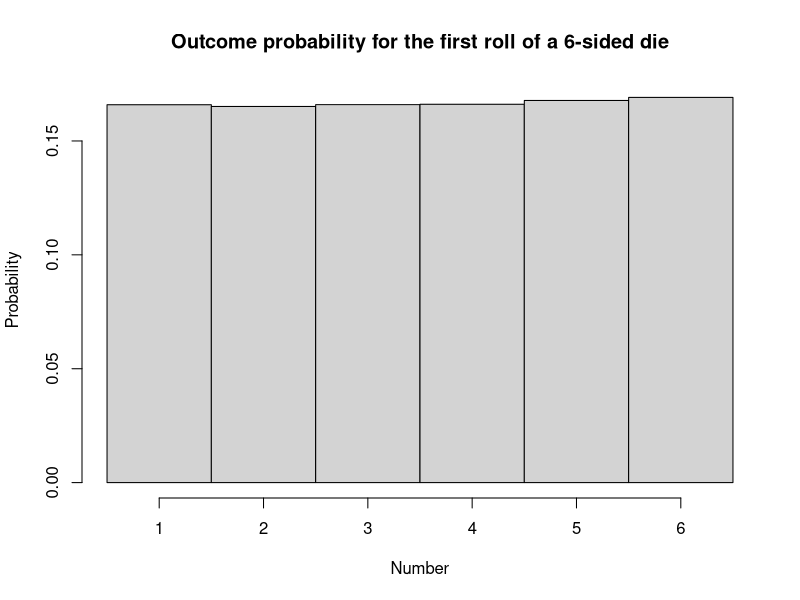
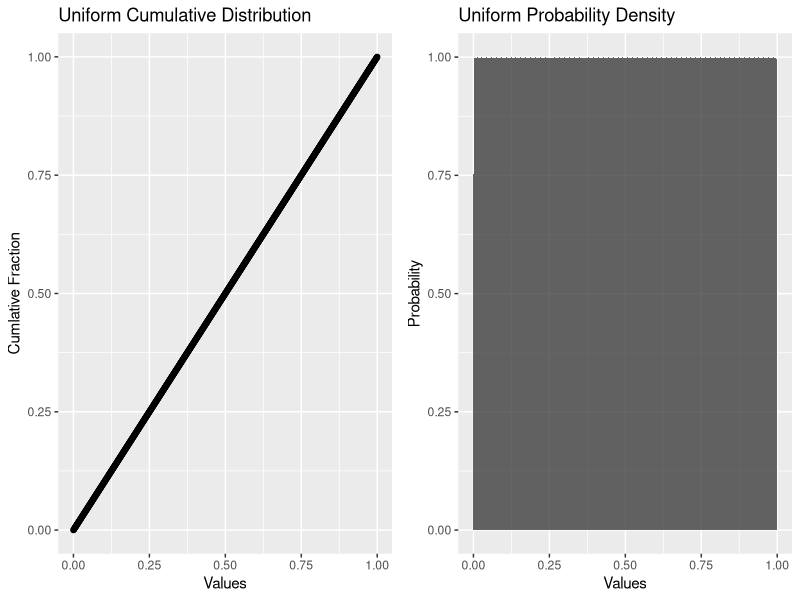
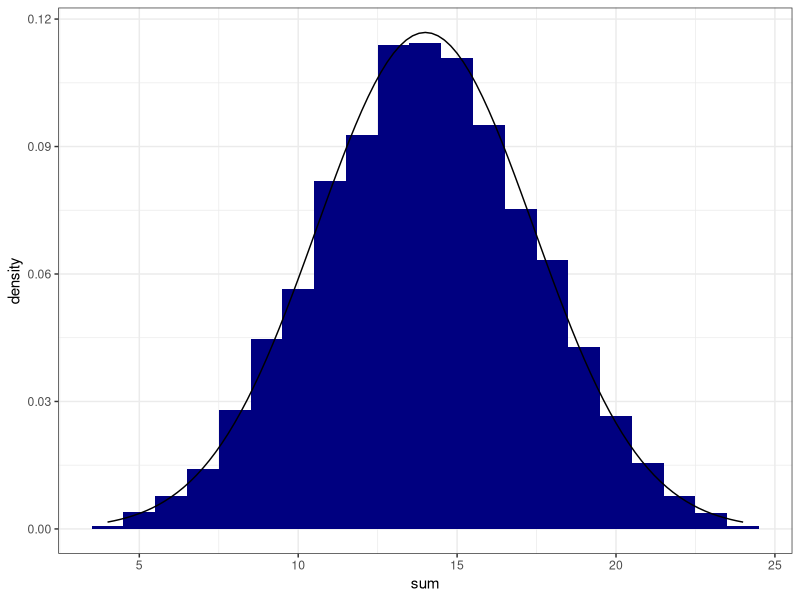
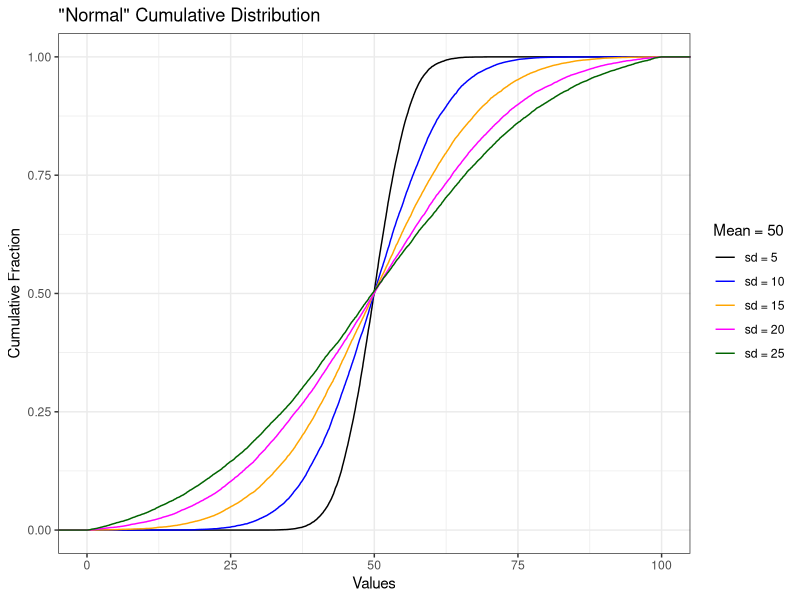
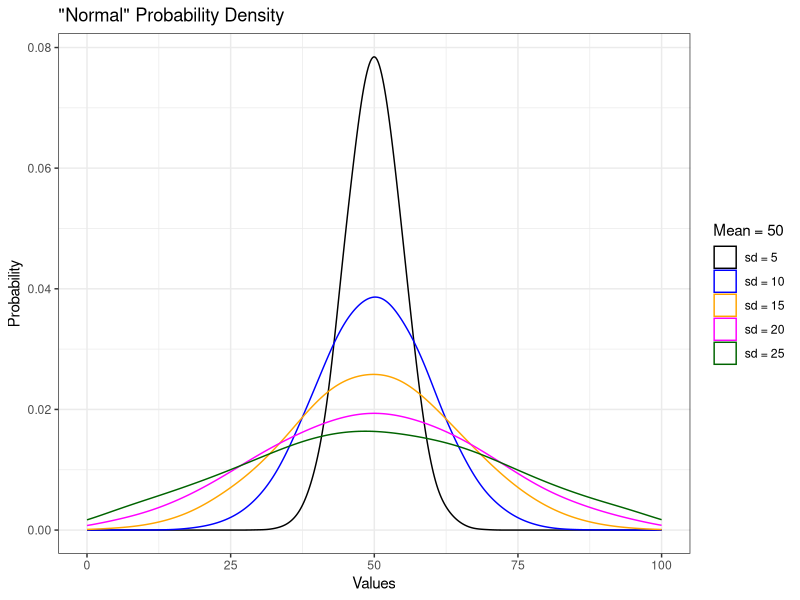
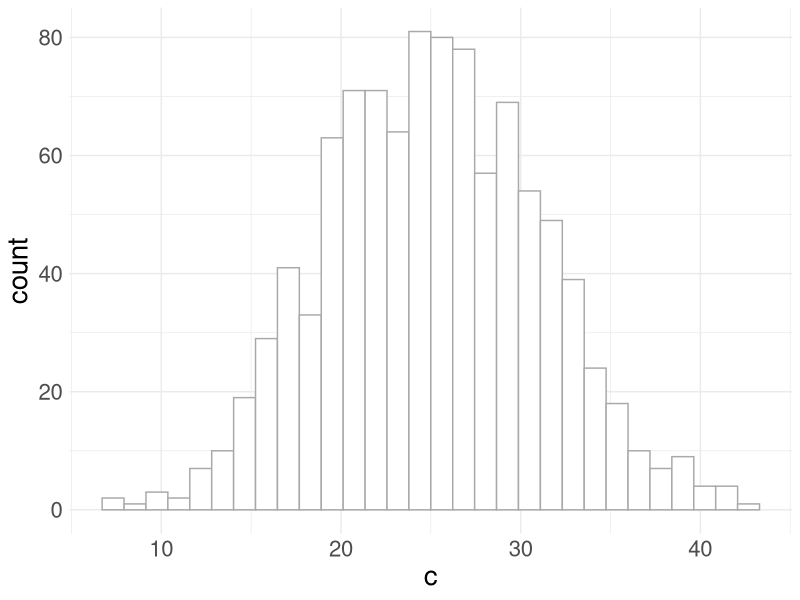
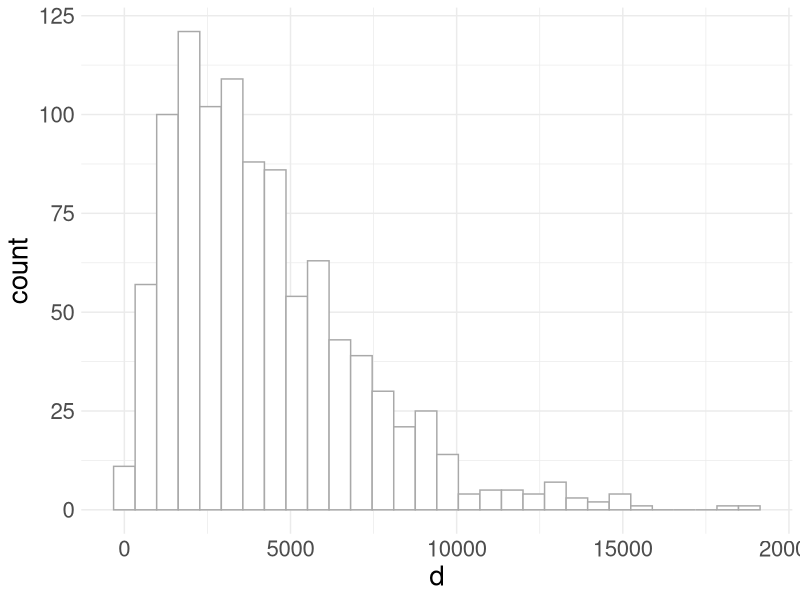
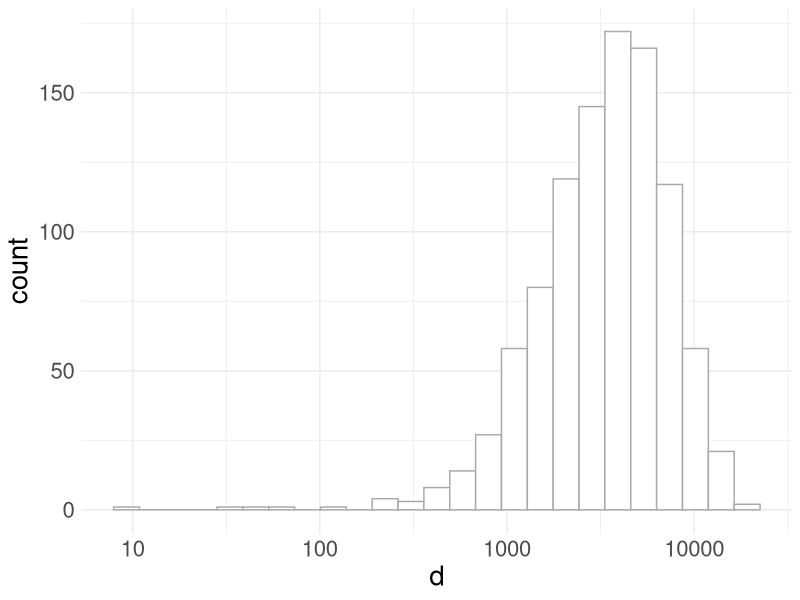

R code for these plots, in order:
## ---- chunk 1
library(tidyverse)
library(gridExtra)
library(grid)
knitr::opts_chunk$set(echo = TRUE)
## ---- chunk 2
#create a uniform distribition for the first roll of a 6-sided die
six_sided <- ceiling(runif(10e4, min=0, max=6))

#create a histogram of the probability density for a uniform distribution 
hist(six_sided, 
      breaks = c(0.5, 1.5, 2.5, 3.5, 4.5, 5.5, 6.5), 
      freq = FALSE,
      xlab = "Number",
      ylab = "Probability",
      main = "Outcome probability for the first roll of a 6-sided die")
## ---- chunk 3
unif_dist2<-tibble(data = seq(0,1,0.001), 
                  quant = seq(0,1,0.001))
                  

unif_cdf <- ggplot(data = unif_dist2) +
  geom_point(aes(x=quant, y = data)) +
  labs(title = "Uniform Cumulative Distribution",
       y ="Cumlative Fraction",
       x = "Values")

unif_hist <- ggplot(data = unif_dist2) +
  stat_density(aes(x = data),
                 outline.type = "full",
               kernel = "gaussian",
               n = 4096,
               alpha = 0.75,
               bw = .001) +
  labs(title = "Uniform Probability Density",
       y = "Probability",
       x = "Values")

grid.arrange(unif_cdf, unif_hist, ncol=2)

## ---- chunk 4
#sample a uniform distribution between 0 and 6, replicate 1000 times
#use 'ceiling' function to round up results
four_dice <- tibble(sum = replicate(10000, runif(4, min=0, max=6) %>% 
                         ceiling() %>% 
                         sum() #sum the result
                       ))
plot_normal1 <- ggplot(data = four_dice)+
  geom_histogram(aes(x = sum, after_stat(density)),
                 bins = 21,
                 fill = "navy") + 
  stat_function(fun = dnorm, n = 101, 
                args = list(
                  mean = mean(four_dice$sum), 
                  sd = sd(four_dice$sum)
                  )
                ) +
  theme_bw()
plot_normal1
## ---- chunk 5
norm2 <- tibble(a = rnorm(n = 20000, mean = 50, sd = 5),
                b = rnorm(n = 20000, mean = 50, sd = 10),
                c = rnorm(n = 20000, mean = 50, sd = 15),
                d = rnorm(n = 20000, mean = 50, sd = 20),
                e = rnorm(n = 20000, mean = 50, sd = 25))

ggplot(data = norm2) +
  stat_ecdf(aes(x = a, color = "sd = 5")) +
  stat_ecdf(aes(x = b, color = "sd = 10")) +
  stat_ecdf(aes(x = c, color = "sd = 15")) +
  stat_ecdf(aes(x = d, color = "sd = 20")) +
  stat_ecdf(aes(x = e, color = "sd = 25")) +
  xlim(0,100) +
  labs(title = "\"Normal\" Cumulative Distribution",
       x = "Values",
       y = "Cumulative Fraction") +
  scale_color_manual(values = c("black", "blue", "orange", "magenta", "darkgreen"), 
                     breaks=c("sd = 5","sd = 10","sd = 15", "sd = 20", "sd = 25"),
                     name = "Mean = 50") +
  theme_bw()

ggplot(data = norm2) +
  geom_density(aes(x = a, color = "sd = 5"),
               adjust = 2) +
  geom_density(aes(b, color = "sd = 10"),
               adjust = 2) +
  geom_density(aes(c, color = "sd = 15"),
               adjust = 2) +
  geom_density(aes(d, color = "sd = 20"),
               adjust = 2) +
  geom_density(aes(e, color = "sd = 25"),
               adjust = 2) +
  xlim(0,100) +
  labs(title = "\"Normal\" Probability Density",
       x = "Values",
       y = "Probability") +
  scale_color_manual(values = c("black", "blue", "orange", "magenta", "darkgreen"), 
                     breaks=c("sd = 5","sd = 10","sd = 15", "sd = 20", "sd = 25"),
                     name = "Mean = 50") +
  theme_bw() 


## ---- chunk 6
#create two variables that are normally distributed
normal_data <- tibble(a = rnorm(n=1000, mean = 15, sd = 5),
                   b = rnorm(n=1000, mean = 10, sd = 3))
## ---- chunk 7
#add those variables together and you get a normal distribution
normal_data %>% mutate(c = a + b) -> normal_data

ggplot2::ggplot(data = normal_data) + 
  geom_histogram(aes(c),
                 bins = 30,
                 fill = "white",
                 color = "darkgrey") +
  theme_minimal() +
  theme(text = element_text(size=20))
ggsave("./images/hist_a_b.png", dpi = 150)
## ---- chunk 8
#multiply together three normal variables
normal_data %>% 
  mutate(d = sample(a*b*c, 1000)) -> log_data

ggplot2::ggplot(data = log_data) + 
  geom_histogram(aes(d),
                 bins = 30,
                 fill = "white",
                 color = "darkgrey") +
  theme_minimal() +
  theme(text = element_text(size=20))
ggsave("./images/hist_skew_out.png", dpi = 150)
## ---- chunk 9
#plot the same data on a log scale (x axis)

ggplot2::ggplot(data = log_data) + 
  geom_histogram(aes(d),
                 bins = 25,
                 fill = "white",
                 color = "darkgrey") +
  theme_minimal() +
  scale_x_log10() +
  theme(text = element_text(size=20))
ggsave("./images/hist_skew_out_logx.png", dpi = 150)
